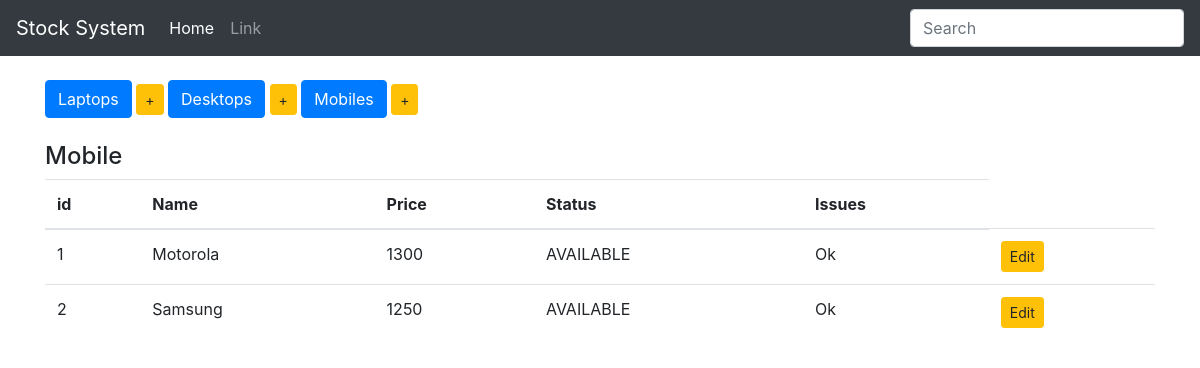
Before: /show_mobiles with the older database file.
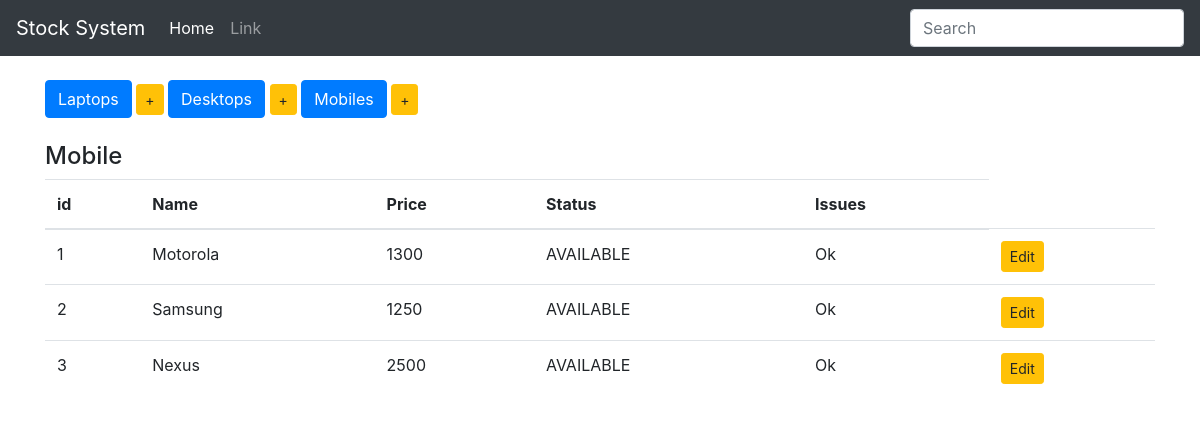
After: the same page with the newer database file.
### StockApp/models.py (models this page shows, shortened)
class Product(models.Model):
    name = models.CharField(max_length=100, blank=False)
    price = models.IntegerField()
    choices = (
        ('AVAILABLE', 'Ready to Purchase'),
        ('SOLD', 'Item Sold'),
        ('RESTOCKING', 'Under Restocking')
    )
    status = models.CharField(max_length=10, choices=choices, default='AVAILABLE')
    issues = models.CharField(max_length=100, default='Ok')
    class Meta:
        abstract = True

class Mobile(Product):
    pass

### StockApp/views.py (the view)
# urls.py: url(r'^show_mobiles$', show_mobiles, name='show_mobiles'),
def show_mobiles(request):
    items = Mobile.objects.all()
    context = {
        'items': items,
        'header': 'Mobile'
    }
    return render(request, 'index.html', context)

### StockApp/templates/index.html
{% extends 'base.html' %}
{% block body %}
    <br>
    <div class="button-group">
        <a href="{% url 'show_laptops' %}" class="btn btn-primary btn-md" role="button"> Laptops</a>
        <a href="{% url 'add_laptop' %}" class="btn btn-warning btn-sm" role="button"> +</a>
        <a href="{% url 'show_desktops' %}" class="btn btn-primary btn-md" role="button"> Desktops</a>
        <a href="{% url 'add_desktop' %}" class="btn btn-warning btn-sm" role="button"> +</a>
        <a href="{% url 'show_mobiles' %}" class="btn btn-primary btn-md" role="button"> Mobiles</a>
        <a href="{% url 'add_mobile' %}" class="btn btn-warning btn-sm" role="button"> +</a>
    </div>
    <br>
    <h4>{{ header }}</h4>
    <table class="table table-hover">
        <thead>
        <tr>
            <th>id</th>
            <th>Name</th>
            <th>Price</th>
            <th>Status</th>
            <th>Issues</th>
        </tr>
        </thead>
        <tbody>
        {% for item in items %}
            <tr>
                <td>{{ item.pk }}</td>
                <td>{{ item.name }}</td>
                <td>{{ item.price }}</td>
                <td>{{ item.status }}</td>
                <td>{{ item.issues }}</td>
                <td>
                    <a href="#" class="btn btn-warning btn-sm" role="button">Edit</a>
                </td>
            </tr>
        {% endfor %}
        </tbody>
    </table>
{% endblock %}

Changed rows visible on the page:
added Mobile: pk "3", name "Nexus", price "2500", status "AVAILABLE", issues "Ok"
